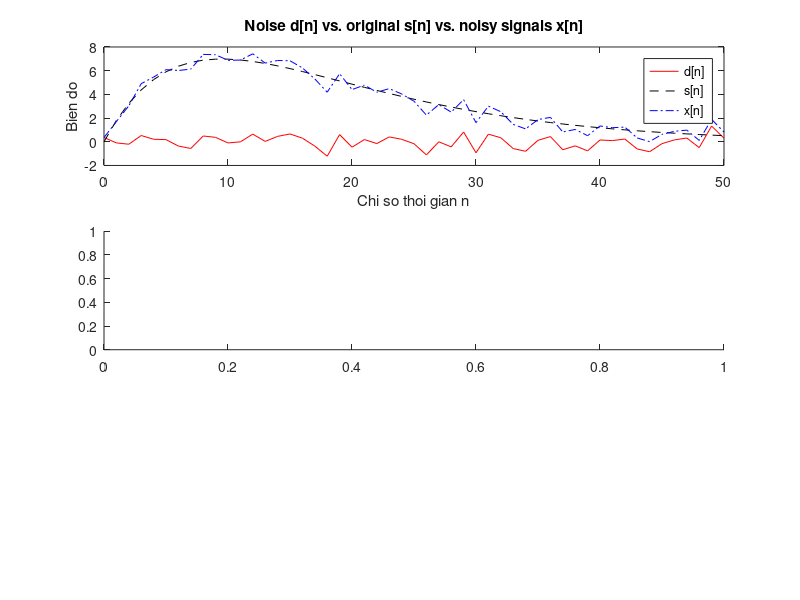

Source code (MATLAB): (Note: this script raises an error after producing the figure.)
% chuong trinh lam tron 1 tin hieu de khu nhieu (denoise)
% dung bo loc trung binh truot 3 diem (3-points moving-averaging filter)
% co PTSP: y[n] = 1/3*(x[n-1]+x[n]+x[n+1]) (he ko nhan qua) 
%-> h[n]=1/3*(delta[n-1]+delta[n]+delta[n+1]) = [1/3, 1/3, 1/3] (n=-1,0,1)
%
% problem statement: co tin hieu bi lan voi nhieu x[n], di khoi phuc lai
% tin hieu goc s[n] (an trong x[n])
% ky vong KQ: y[n] cang giong s[n] cang tot

% sinh tin hieu bi lan voi nhieu cong (additive noise)
clear all;
clf;                            % clear figures
A = 0.5;                    % cong suat nhieu ti le voi sqr(A)  
L = 51;                         % do dai tin hieu
n = 0:L-1;                      % bien thoi gian roi rac
d = A*randn(1,L);             % sinh tin hieu Gaussian white noise d[n] (A=std cua tin hieu nhieu)
s = 2*n.*(0.9.^n);              % sinh tin hieu goc s[n] = 2n(0.9)^n
x = s + d;                      % tin hieu co nhieu x[n]=s[n]+d[n]

figure(1)                    
hold on
subplot(3,1,1)                 
plot(n,d,'r-',n,s,'k--',n,x,'b-.'); % ve do thi d[n],s[n],x[n]
xlabel('Chi so thoi gian n');
ylabel('Bien do');
legend('d[n]','s[n]','x[n]');
title('Noise d[n] vs. original s[n] vs. noisy signals x[n]');

% cach 1: cai dat he thong bang cach dich thoi gian va tinh
% TBC cua 3 tin hieu
x1 = [x(2:L), 0];     % x1[n] = x[n+1]
x2 = [x] ;                 % x2[n] = x[n]
x3 = [0, x(1:L-1)];    % x3[n] = x[n-1]

subplot(3,1,2)
holdd on
% ve do thi x[n-1],x[n],x[n+1]
plot(n,x1,'r-.',n,x2,'b-.',n,x3,'k-.');
xlabel('Chi so thoi gian n');
ylabel('Bien do');
legend('x[n+1]','x[n]','x[n-1]');
title('time-shifted signals of x[n]');

y1 = 1/3*(x1+x2+x3);     % lenh cai dat he thong
subplot(3,1,3)
hold on
% ve do thi y1[n] vs. s[n]
plot(n,y1(1:L),'r-',n,s(1:L),'b-');
xlabel('Chi so thoi gian n');
ylabel('Bien do');
legend('y1[n]','s[n]');
title('3-points smoothed y1[n] vs. original signal s[n]');

% cach 2: cai dat he thong bang cach dung ham tinh tong chap conv()
% he lay TB truot KHONG nhan qua = ghep noi tiep he som 1 don vi co h1[n]=delta(n+1) 
% voi he lay TB truot nhan qua co PTSP yNQ[n] = 1/3*(x[n]+x[n+1]+x[n+2])
hNQ = 1/3 * ones(1,3);    % hNQ[n] = [1/3, 1/3, 1/3] (Matlab hieu la n=0,1,2)
y2 = conv(x1, hNQ);         % y2[n] = x[n] * h[n] = x[n] * (h1[n] * hNQ[n]) = (x[n]*h1[n]) * hNQ[n] = x[n+1] * hNQ[n] 
% ve do thi y2[n] vs. s[n]
figure(2)
hold on
plot(n,y2(1:L),'r-',n,s(1:L),'b-');
xlabel('Chi so thoi gian n');
ylabel('Bien do');
legend('y2[n]','s[n]');
title('3-points smoothed y2[n] vs. original signal s[n]');

% ve do thi xep chong y1[n] va y2[n] de test ket qua
figure(3)
hold on
plot(n,y1,'r-',n,y2(1:L),'b-');
xlabel('Chi so thoi gian n');
ylabel('Bien do');
legend('y1[n]','y2[n]');
title('cach1  vs. cach2');

% cach 3: dung vong lap (hieu n la mot chi so mau nao do)
y3 = ones(1,L);
for i = 1:L
    if i == 1
        y_new = x(i)+x(i+1);
        y3(i) = 1/3*y_new;
        continue;
    end
    if i == L
        y_new = x(i)+x(i-1);
        y3(i) = 1/3*y_new;
        continue;
    end
    y_new = x(i-1)+x(i)+x(i+1);
    y3(i) = 1/3*y_new;
end
disp(x);
figure(4);
hold on
subplot(1,1,1)
% ve do thi y3[n] vs. s[n]
plot(n,y3(1:L),'r-',n,s(1:L),'b-');
xlabel('Chi so thoi gian n');
ylabel('Bien do');
legend('y3[n]','s[n]');
title('3-points smoothed y3[n] vs. original signal s[n]');

% ve do thi xep chong y1[n] , y2[n] va y3[n] de test ket qua
figure(5)
hold on
plot(n,y1,'r-',n,y2(1:L),'b-',n,y3(1:L),'c-');
xlabel('Chi so thoi gian n');
ylabel('Bien do');
legend('y1[n]','y2[n]','y3[n]');
title('cach1  vs cach2 vs cach 3');



